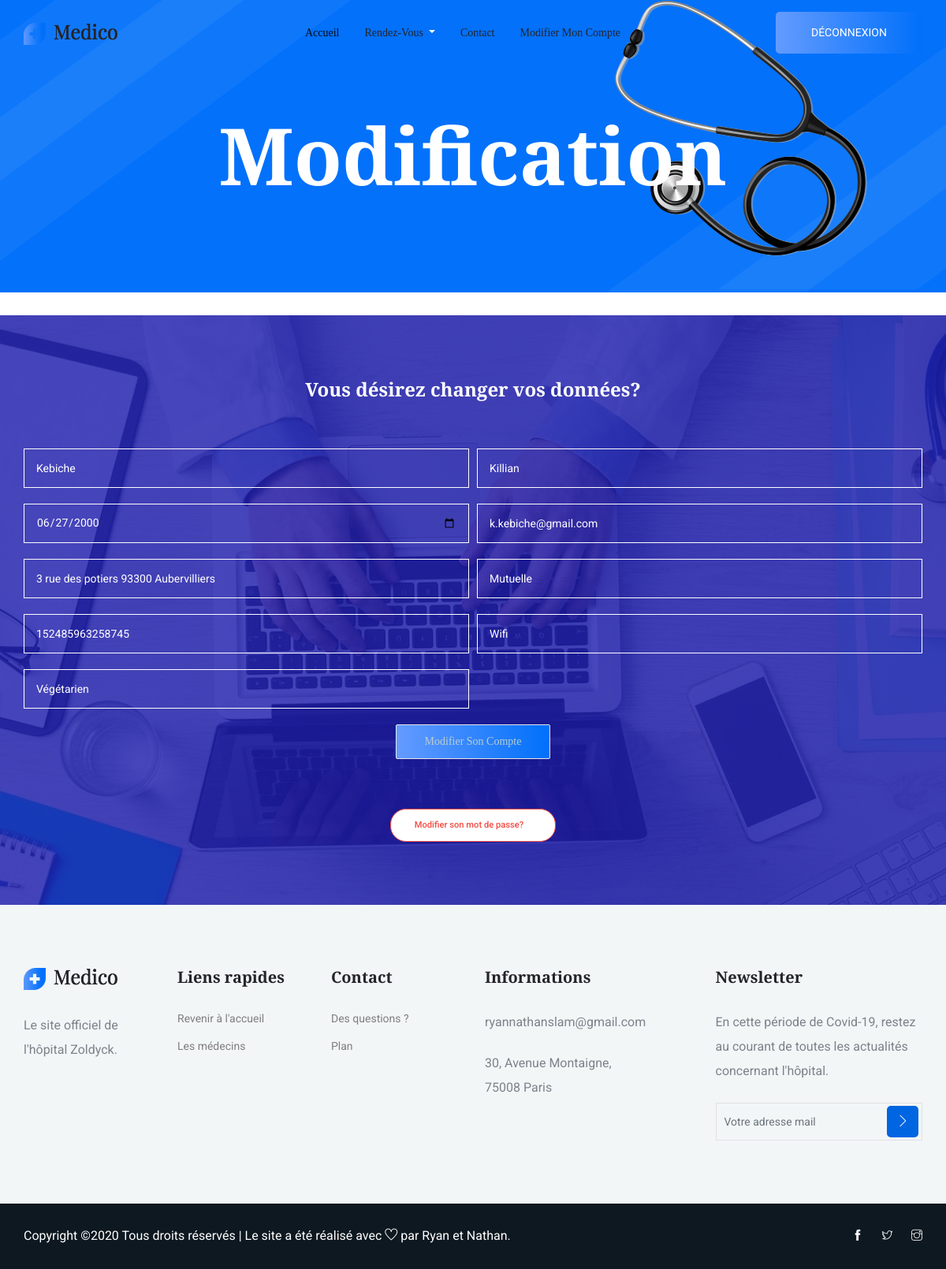
/views/modification.php (signed in), run on an earlier commit of the app's database.
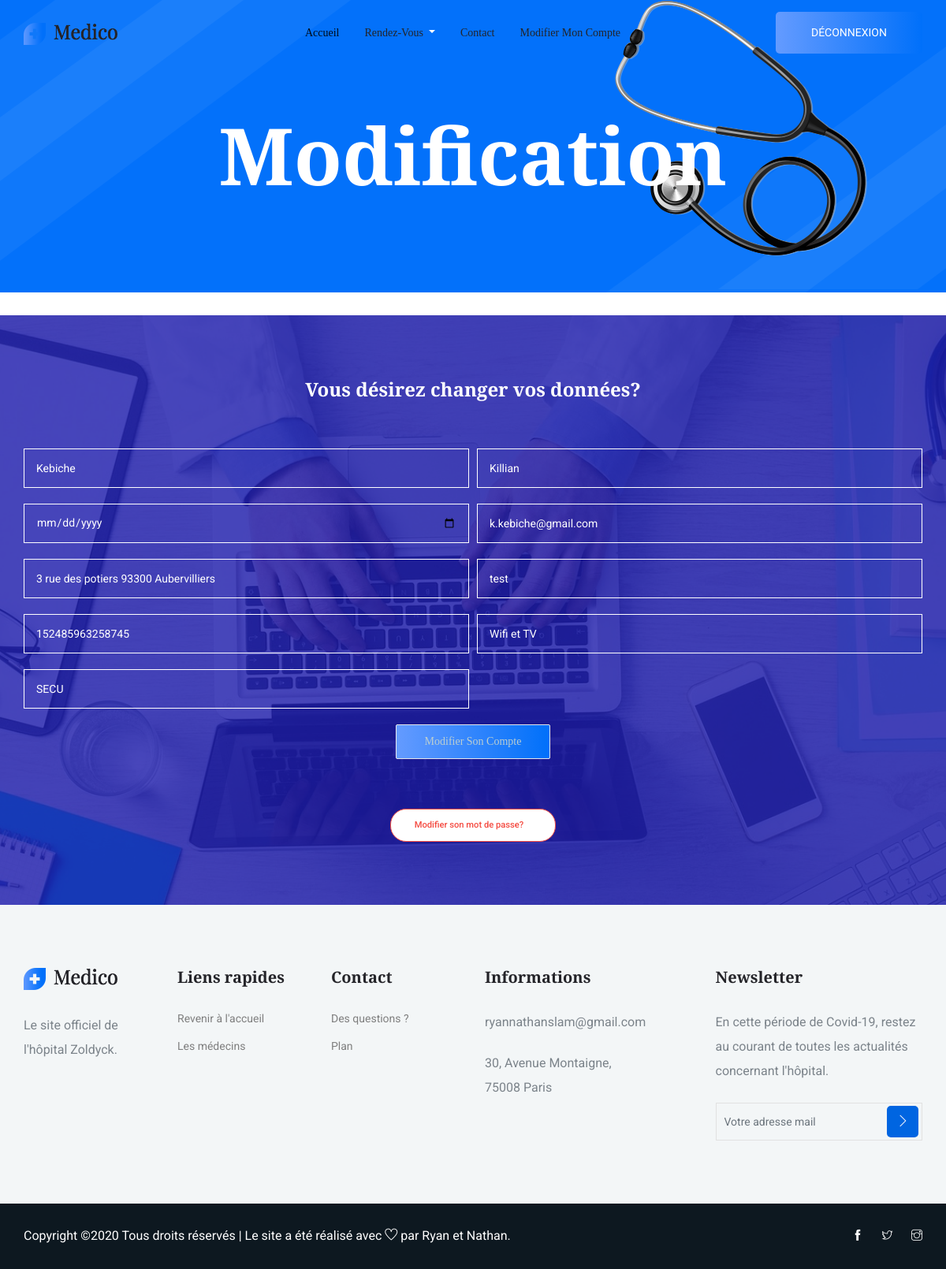
And on a later commit of the database.
### tables this page shows
CREATE TABLE IF NOT EXISTS `compte` (
  `id` int(11) NOT NULL AUTO_INCREMENT,
  `nom` varchar(50) NOT NULL,
  `prenom` varchar(50) NOT NULL,
  `date_naissance` varchar(10) DEFAULT NULL,
  `mail` varchar(50) DEFAULT NULL,
  `adresse` text,
  `mutuelle` varchar(50) DEFAULT NULL,
  `num_sec_soc` varchar(15) DEFAULT NULL,
  `option_chambre` varchar(10) DEFAULT NULL,
  `regime` text,
  `mdp` varchar(50) NOT NULL,
  `role` varchar(7) NOT NULL,
  `confirme` int(11) NOT NULL,
  PRIMARY KEY (`id`),
  UNIQUE KEY `fk_patient` (`nom`)
);

### views/modification.php (the view, shortened to what this page needs)
<!doctype html>
<html lang="en">
<?php
require_once('navbar.php');
try{
  $bdd= new PDO('mysql:host=localhost;dbname=hopital; charset=utf8','root','');
}
catch (Exception $e){
  die('Erreur:'.$e->getMessage());
}
$req = $bdd->prepare('SELECT id FROM compte WHERE mail=?');
$req->execute(array("k.kebiche@gmail.com"));
$id= $req->fetch();
$rec = $bdd->prepare('SELECT * FROM compte WHERE id=?');
$rec->execute(array($id[0]));
$donnees= $rec->fetch();
?>
<head>
     <section class="breadcrumb_part breadcrumb_bg">
        <div class="container">
            <div class="row">
                <div class="col-lg-12">
                    <div class="breadcrumb_iner">
                        <div class="breadcrumb_iner_item">
                            <h2>Modification</h2>
                        </div>
                    </div>
                </div>
            </div>
        </div>
    </section>
    <section class="regervation_part section_padding">
        <div class="container">
            <div class="row align-items-center regervation_content">
                <div class="col-lg-12">
                   <div class="regervation_part_iner">
                        <form action="../traitement/modification.php" method="post">
                          <center>
                           <h2>Vous désirez changer vos données? </h2> </center>
                            <div class="form-row">
                                <div class="form-group col-md-6">
                                    <input type="name" class="form-control" name="nom" placeholder="Votre nom : " <?php echo 'value='.'"'.$donnees["nom"].'"'.''?>>
                                </div>
                                <div class="form-group col-md-6">
                                    <input type="name" class="form-control" name="prenom" placeholder="Votre prénom : " <?php echo 'value='.'"'.$donnees["prenom"].'"'.''?>>
                                </div>
                                <div class="form-group col-md-6">
                                    <input type="date" class="form-control" name="date_naissance" placeholder="Votre date de naissance : " <?php echo 'value='.'"'.$donnees["date_naissance"].'"'.''?>>
                                </div>
                                <div class="form-group col-md-6">
                                    <input type="email" class="form-control" name="mail" placeholder="Votre mail : " <?php echo 'value='.'"'.$donnees["mail"].'"'.''?>>
                                </div>
                                <div class="form-group col-md-6">
                                    <input type="name" class="form-control" name="adresse" placeholder="Votre adresse : " <?php echo 'value='.'"'.$donnees["adresse"].'"'.''?>>
                                </div>
                                <div class="form-group col-md-6">
                                    <input type="name" class="form-control" name="mutuelle" placeholder="Votre mutuelle : " <?php echo 'value='.'"'.$donnees["mutuelle"].'"'.''?>>
                                </div>
                                <div class="form-group col-md-6">
                                    <input type="tel" class="form-control" name="num_sec_soc"   maxlength="15" placeholder="Votre numéro de sécurité sociale : " <?php echo 'value='.'"'.$donnees["num_sec_soc"].'"'.''?>>
                                </div>
                                <div class="form-group col-md-6">
                                    <input type="name" class="form-control" name="option_chambre" placeholder="Vos options de chambre (Wifi et/ou TV) : " maxlength="10" <?php echo 'value='.'"'.$donnees["option_chambre"].'"'.''?>>
                                </div>
                                <div class="form-group col-md-6">
                                    <input type="name" class="form-control" name="regime" placeholder="Votre régime : " <?php echo 'value='.'"'.$donnees["regime"].'"'.''?>>
                                </div>
<br/>
                            </div>
                            <div class="regerv_btn"><center>
                                <input type="submit" class="btn_1" name="btn" value="Modifier son compte">
                                <br/>  </center>
                              </br/>		<center>
<br/>
                                <a href="../landing.php" class="genric-btn danger-border circle arrow"> Modifier son mot de passe? </a></center>
                            </div>
                        </form>
                    </div>
                </div>
            </div>
        </div>
    </section>
    <?php
    require_once('footer.php');
     ?>
</html>

### views/navbar.php (shortened to what this page needs)
<!doctype html>
<html lang="en">
<head>
    <link rel="stylesheet" href="../css/bootstrap.min.css">
    <link rel="stylesheet" href="../css/animate.css">
    <link rel="stylesheet" href="../css/owl.carousel.min.css">
    <link rel="stylesheet" href="../css/themify-icons.css">
    <link rel="stylesheet" href="../css/flaticon.css">
    <link rel="stylesheet" href="../css/magnific-popup.css">
    <link rel="stylesheet" href="../css/nice-select.css">
    <link rel="stylesheet" href="../css/slick.css">
    <link rel="stylesheet" href="../css/style.css">
    <link rel="stylesheet" href="../css/style2.css">
</head>
<header class="main_menu home_menu">
    <div class="container">
        <div class="row align-items-center">
            <div class="col-lg-12">
                <nav class="navbar navbar-expand-lg navbar-light">
                    <a class="navbar-brand" href="../page_index.php"> <img src="../img/logo.png" alt="logo"> </a>
                    <div class="collapse navbar-collapse main-menu-item justify-content-center"
                        id="navbarSupportedContent">
                        <ul class="navbar-nav align-items-center">
                          <?php
                          if (isset($_SESSION['mail'])  || isset($_SESSION['nom_medecin'])){
                            if ($_SESSION['role'] == "patient") {
                           ?>
                            <li class="nav-item active">
                                <a class="nav-link" href="../page_index.php">Accueil</a>
                            </li>
                            <li class="nav-item dropdown">
                                <a class="nav-link dropdown-toggle" href="#" id="navbarDropdown"
                                    role="button" data-toggle="dropdown" aria-haspopup="true" aria-expanded="false">
                                    Rendez-vous
                                </a>
                            </li>
                            <li class="nav-item">
                                <a class="nav-link" href="contact.php">Contact</a>
                            </li>
                            <li class="nav-item">
                                <a class="nav-link" href="modification.php">Modifier mon compte</a>
                            </li>
                        </ul>
                    </div>
                    <a class="btn_2 d-none d-lg-block" href="../traitement/session_destroy.php">Déconnexion</a>
                <?php }
              }  ?>
                </nav>
            </div>
        </div>
    </div>
</header>
</html>

### views/footer.php (shortened to what this page needs)
<!doctype html>
<html lang="en">
<footer class="footer-area">
    <div class="footer section_padding">
        <div class="container">
            <div class="row justify-content-between">
                <div class="col-xl-2 col-md-4 col-sm-6 single-footer-widget">
                    <a href="#" class="footer_logo"> <img src="../img/logo.png" alt="#"> </a>
                    <p>Le site officiel de l'hôpital Zoldyck. </p>
                </div>
                <div class="col-xl-2 col-sm-6 col-md-4 single-footer-widget">
                    <h4>Liens rapides</h4>
                    <ul>
                        <li><a href="../page_index.php">Revenir à l'accueil</a></li>
                        <li><a href="doctor.php">Les médecins</a></li>
                    </ul>
                </div>
                <div class="col-xl-2 col-sm-6 col-md-6 single-footer-widget">
                    <h4>Contact</h4>
                    <ul>
                        <li><a href="contact.php">Des questions ?</a></li>
                        <li><a href="contact.php">Plan</a></li>
                    </ul>
                </div>
                <div class="col-xl-3 col-sm-6 col-md-6 single-footer-widget">
                    <h4>Informations</h4>
                    <p>ryannathanslam@gmail.com</p><br>
                    <p>30, Avenue Montaigne, <br>
                75008 Paris</p>
                </div>
                <div class="col-xl-3 col-sm-6 col-md-6 single-footer-widget">
                    <h4>Newsletter</h4>
                    <p>En cette période de Covid-19, restez au courant de toutes les actualités concernant l'hôpital.</p>
                    <div class="form-wrap" id="mc_embed_signup">
                        <form target="_blank"
                            action="https://spondonit.us12.list-manage.com/subscribe/post?u=1462626880ade1ac87bd9c93a&amp;id=92a4423d01"
                            method="get" class="form-inline">
                            <input class="form-control" name="EMAIL" placeholder="Votre adresse mail"
                                onfocus="this.placeholder = ''" onblur="this.placeholder = 'Votre adresse mail '"
                                required="" type="email">
                            <button class="click-btn btn btn-default text-uppercase"> <i class="ti-angle-right"></i>
                            </button>
                        </form>
                    </div>
                </div>
            </div>
        </div>
    </div>
    <div class="copyright_part">
        <div class="container">
            <div class="row align-items-center">
              <p class="footer-text m-0 col-lg-8 col-md-12">
Copyright &copy;<script>document.write(new Date().getFullYear());</script> Tous droits réservés | Le site a été réalisé avec <i class="ti-heart" aria-hidden="true"></i> par Ryan et Nathan.</a>
</p>
<div class="col-lg-4 col-md-12 text-center text-lg-right footer-social">
    <a target="_blank" href="https://www.facebook.com/hopital.zoldyck.7/"><i class="ti-facebook"></i></a>
    <a target="_blank" href="https://twitter.com/HopitalZ"> <i class="ti-twitter"></i> </a>
    <a target="_blank" href="https://www.instagram.com/hopital_zoldyck/"><i class="ti-instagram"></i></a>
</div>
            </div>
        </div>
    </div>
</footer>
</body>
</html>

What changed in the data, as far as the page shows it:
changed compte "Kebiche": mutuelle "Mutuelle" → "test"; option_chambre "Wifi" → "Wifi et TV"; regime "Végétarien" → "SECU"; date_naissance "06/27/2000" → (not shown)
